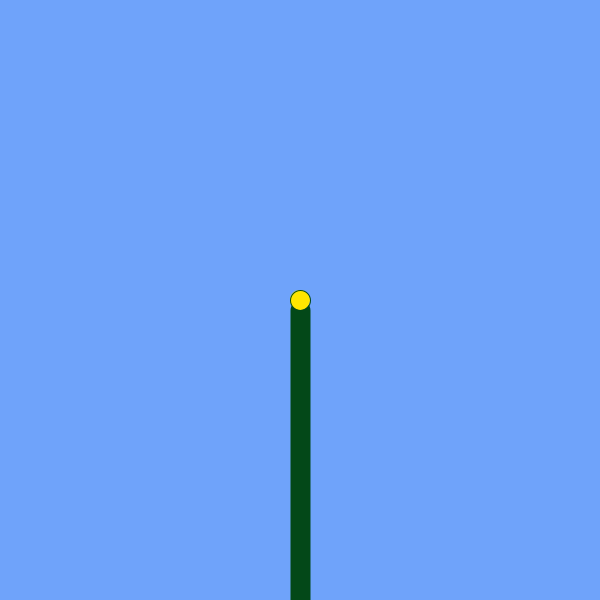
Frame 1 (no input)
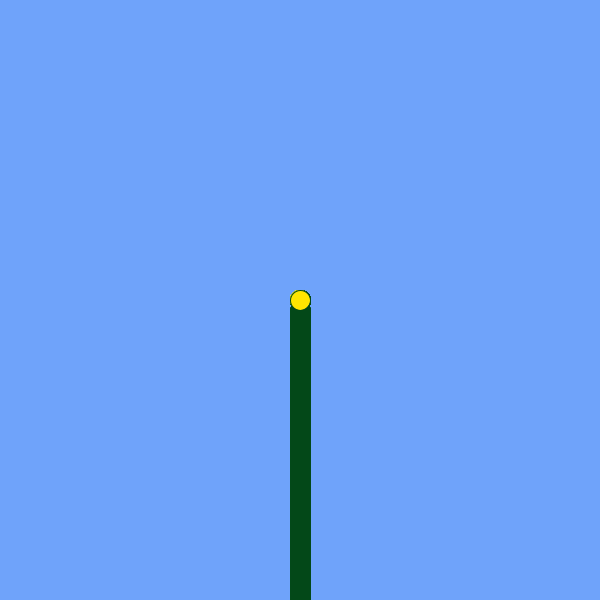
Frame 60 (the mouse pressed at the canvas centre just before this capture)
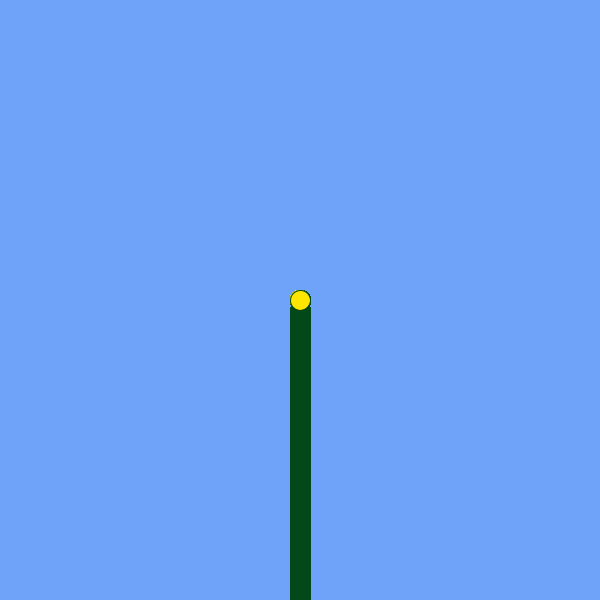
Frame 120 (the mouse held since frame 60 and released just before this capture)

The Processing sketch that drew these frames (run headless with seeded random() and noise(); from frame 60 on, the mouse is pressed at the canvas centre):

// Processing sketch: processing_115533
// ── processing_115533.pde


//Implementing integers to be used later for the drawing of the flower.
int x = 5;
int y = 5;
//Implementing integers for the snow-function
int[] a;
float[] b, c;
int r = 1000;


//setup function for background-color, size and variables
void setup () {
  // setting window size
  size( 600, 600);
  // setting background-color
  background( 111, 163, 250);
  
  //variables needed for snow-function
  a = new int[r];
  b = new float[r];
  c = new float[r];
  //general snowflake-setup setup for the beginning of the voidSnow function
  for(int k = 0; k < r; k++){
  //sets the snowflakes width
  c[k] = random(10)/5;
  //flakes are set on random positions inside the window
  a[k] = int(random(600));
  b[k] = random(600);
  }  
}


// draw function in which drawFlower and drawSnow are put together
void draw(){
  //settings to draw the flower without leafs
  //weight and color of stroke are changed  
  strokeWeight(20);
  stroke(3, 72, 24);
  //drawing a line
  line(width/2, height/2 + 10, width/2, height);
  //setting strokeweight back to normal
  strokeWeight(1);
  //setting color for fill() now to be yellow 
  fill(255, 230, 0);
  //drawing a yellow ellipse 
  ellipse(width/2, height/2, 20, 20);
  /* the block in the if changes the color for fill() with every frameCount, 
  this part is taken from the processing tutorial and just changed slightly
  (cf. http://processing.org/tutorials/transform2d/) 
  */
  if (frameCount % 10 == 0) {
    fill(frameCount * 7 % 255, frameCount * 3 % 255, frameCount * 7 % 255);
  /*this if calls the void-function drawFlower every time the left mousebutton is
  pressed and drawSnow everytime the right mousebutton is pressed
  */
    if(mousePressed  && (mouseButton == LEFT)) {
      drawFlower();    
    } 
    if(mousePressed && (mouseButton == RIGHT)) {
      drawSnow();
    }
  }
 }


// In this void the leafs are created.
void drawFlower() {
    //the "leafs" are translated/defered into the middle of the window
    translate(300, 300);
    //with every frameCount the leafs rotate
    rotate(radians(frameCount * 2  % 360));
    // these three quads form the shape of the leaf using the defined variables
    // from the beginning
    quad(x * 10, y * 10, x * 26, y * 12, x * 30, y * 32, x * 13, y * 27);
    quad(x * 3, y *3, x * 10, y * 4, x * 14, y * 16, x * 3, y * 9);
    quad(x, y, x * 2, y, x * 4, y * 4, x, y * 3); 
}

void drawSnow(){
  //setting the background to a big rectangel in the normal background color 
  fill(111, 163, 250);
  rect(0, 0, 600, 600);
  //in this block the snow is created
  for (int i = 0; i < r; i++) {
    //strokes are removed
    noStroke();
    //color set 
    fill(200);
    //the snowflakes are made out of little ellipses
    ellipse(a[i], b[i], c[i], c[i]);
    //the equation in the next line adds the snowflakes width to their y-coordinate to 
    //move it in the direction of the bottom
    b[i] = b[i] + c[i];
    //this function runs till the end of the window is reached, 
    //then the y- and x-coordinates are reseted
    if ( b[i] >= 600) {
      //random selects a position on the x-axis
      a[i] = int(random(600));
      //the variable for the y-axis is set to zero again
      b[i] = 0;
    }
  }
}
  
